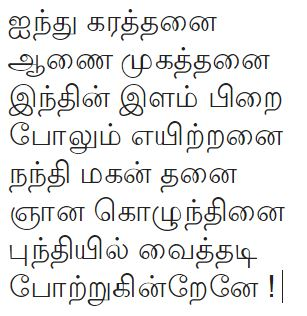
#> input picture test_images/pilayar_vanakkam.jpg, 307 x 316 px
$ python identify_text.py   (older library calls are emulated)
#> lines starting #> are read from the running program, lines starting #| are printed output that depends on the picture; after the words box and inside, x2 and y2 are one past the last pixel; in counts of white or black regions, pixels touching at a corner belong together
import sys
import numpy as np
from scipy import misc


# This would be the eventual public method, when this is rewritten as a class
def get_character_coordinates(color_file_name):
    black_and_white_image = bw_converted_img_data(color_file_name)
    return get_character_coordinates_for_image(black_and_white_image)


def get_character_coordinates_for_image(black_and_white_image):
    char_co_ordinates = {}
    row_slices = ranges(find_rows_with_chars(black_and_white_image))
    for row, row_slice in enumerate(row_slices):
        col_slices = ranges(find_cols_with_chars(black_and_white_image, row_slice))
        char_co_ordinates[row] = {'row_slice': row_slice, 'col_slices': col_slices}
    return char_co_ordinates


# function that takes in [R,G,B] values of a pixel
# and returns a single transformed Black and white value
# read here more about the formula used :
# https://www.tutorialspoint.com/dip/grayscale_to_rgb_conversion.htm
def transform_to_black_and_white(rgb):
    return rgb[0] * 0.3 + rgb[1] * .59 + rgb[2] * .11


# We are making a few assumptions here. These may have to change as as we progress.
# We are going to make this black and white image into a binary black and white image.
# I mean, we either have a DARK pixel = 0; or a BRIGHT pixel = 255, nothing in the middle.
def bw_converted_img_data(color_file_name):
    image_array = misc.imread(color_file_name)
    return bw_copy_img_data(image_array)


def bw_copy_img_data(image_array):
    black_and_white_image = np.empty((image_array.shape[0], image_array.shape[1]), dtype='uint8')
    for row in range(0, len(image_array)):
        for col in range(0, len(image_array[row])):
            bw_value = transform_to_black_and_white(image_array[row][col])
            black_and_white_image[row][col] = 0 if bw_value < 200 else 255
    return black_and_white_image


# We are making a few assumptions here. These may have to change as as we progress.
# Any row which has at-least one dark pixel is assumed to have a character
# All other rows which contains only bright pixel are considered to be very bright and no character in them.
def find_rows_with_chars(black_and_white_image):
    rows_with_chars = []
    for row in range(0, black_and_white_image.shape[0]):
        contains_chars = False
        for col in range(0, black_and_white_image.shape[1]):
            if black_and_white_image[row][col] < 175:
                contains_chars = True
                break
        if contains_chars:
            rows_with_chars.append(row)
    return rows_with_chars


# We are making a few assumptions here. These may have to change as as we progress.
# Any row which has at-least one dark pixel is assumed to have a character
# All other rows which contains only bright pixel are considered to be very bright and no character in them.
def find_cols_with_chars(black_and_white_image, row_slice):
    cols_with_chars = []
    for col in range(0, black_and_white_image.shape[1]):
        contains_chars = False
        for row in range(row_slice[0], row_slice[1]):
            if black_and_white_image[row][col] < 175:
                contains_chars = True
                break
        if contains_chars:
            cols_with_chars.append(col)
    return cols_with_chars


def ranges(data):
    list_of_ranges = []
    start = 0
    prev = 0
    for index, x in enumerate(data):
        if index == 0:
            start = data[0]
            prev = data[0]
        else:
            if x > prev + 1:
                list_of_ranges.append((start, data[index - 1]))
                start = x
            prev = x
    return list_of_ranges


def strip_row_and_save(black_and_white_image, ranges_to_scan):
    for top, bottom in ranges_to_scan:
        misc.imsave("..//test_images//tmp//stripped_{1}.gif".format(top), black_and_white_image[top:bottom + 1])


# simple function to create B&W filename
def bw_filename_for(color_file_name):
    temp = color_file_name.split('.')
    temp[-2] = temp[-2] + "_black_and_white"
    return '.'.join(temp)


# This is just a fun method to demonstrate that we have actually found the character coordinates
# and we are ready for the next step. Would be removed in the log run
def mark_for_fun(color_file_name, coordinates):
    black_and_white_image = bw_converted_img_data(color_file_name)
    for row in coordinates:
        row_slice = coordinates[row]['row_slice']
        for left, right in coordinates[row]['col_slices']:
            top, bottom = row_slice
            black_and_white_image[top][left] = 0
            black_and_white_image[top][right + 1] = 0
            black_and_white_image[bottom + 1][left] = 0
            black_and_white_image[bottom + 1][right + 1] = 0
    misc.imsave("..//test_images//tmp//marked.gif", black_and_white_image)


def main(color_file_name):
    coordinates = get_character_coordinates(color_file_name)
#> in bw_converted_img_data, image_array is the input picture: shape (316, 307, 3); mean R, G, B 230.7, 231.1, 230.3
#> after the loop in bw_copy_img_data, `for row in range(0, len(image_array)):`:
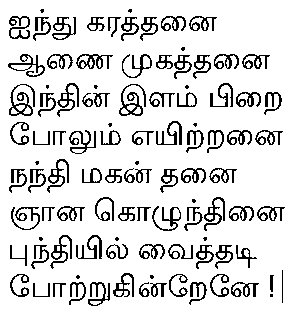
#> black_and_white_image: shape (316, 307); 86.4% white; black in thin lines or dots, all inside (x1, y1, x2, y2) = (8, 9, 285, 306)
#> the loop in ranges, `for index, x in enumerate(data):` made 263 passes
#> (x, start, prev) on passes 1, 5, 30, 34, 59: (9, 9, 9), (16, 16, 16), (47, 47, 47), (54, 54, 54), (83, 83, 83)
#> (x, prev) on passes 2, 3, 4, 6, 7, 8: (10, 10), (11, 11), (12, 12), (17, 17), (18, 18), (19, 19)
#> after the loop in ranges, `for index, x in enumerate(data):`: list_of_ranges = [(9, 12), (16, 40), (47, 50), (54, 78), (83, 116), (121, 153), (159, 192), (197, 230), (235, 268)]
#> in get_character_coordinates_for_image, `row_slices = ranges(find_rows_with_chars(black_and_white_image))`: row_slices has the same summary as list_of_ranges in ranges
#> the loop in get_character_coordinates_for_image, `for row, row_slice in enumerate(row_slices):` made 9 passes
#> (row_slice, col_slices) on pass 1: ((9, 12), [(40, 43)])
#> after the loop in get_character_coordinates_for_image, `for row, row_slice in enumerate(row_slices):`: char_co_ordinates = 9 items
#> coordinates = 9 items
    print(coordinates)
#> (printed output is left out)
    mark_for_fun(color_file_name, coordinates)
#> the loop in mark_for_fun, `for row in coordinates:` made 9 passes
#> after the loop in mark_for_fun, `for row in coordinates:`:
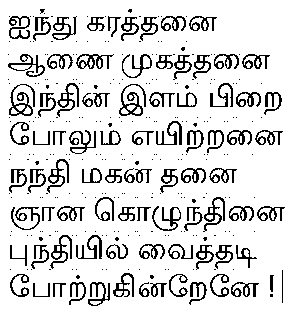
#> black_and_white_image: shape (316, 307); 86.1% white; black in thin lines or dots, all inside (x1, y1, x2, y2) = (8, 9, 285, 306)


if __name__ == '__main__':
    if len(sys.argv) == 1:
        main(color_file_name='..//test_images//pilayar_vanakkam.jpg')
    else:
        main(sys.argv[1])
